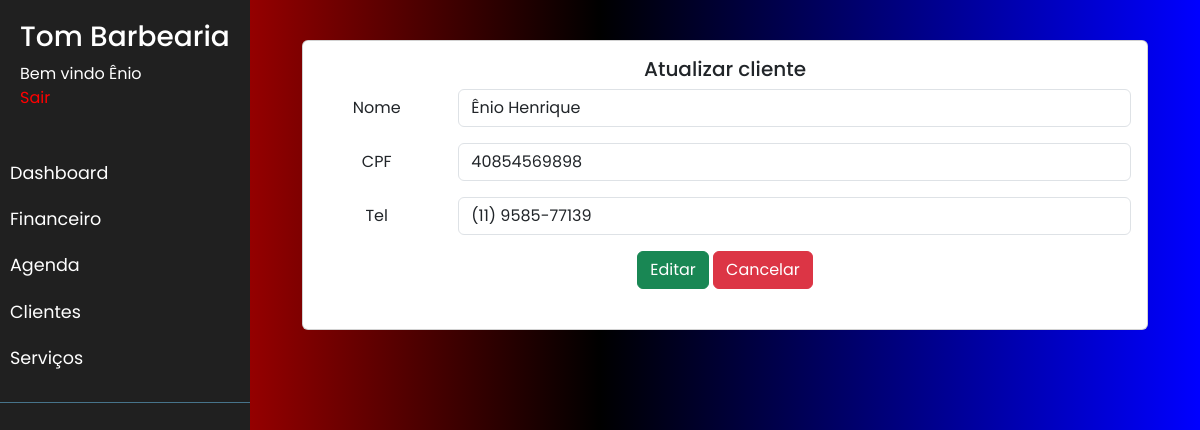
/atualizarCliente/1 (signed in), run on the app's committed database.
### app/models.py (models this page shows, shortened)
class User(db.Model, UserMixin):
    __tablename__= 'usuario'
    id = db.Column(db.Integer, primary_key =True, autoincrement = True)
    nome = db.Column(db.String, nullable = False)
    telefone = db.Column(db.String, nullable = False)
    usuario = db.Column(db.String, nullable = False , unique=True)
    senha = db.Column(db.String, nullable = False)

class Clientes(db.Model, UserMixin):
    __tablename__= 'clientes'
    id_cliente = db.Column(db.Integer, primary_key =True, autoincrement = True)
    nome = db.Column(db.String, nullable = False)
    cpf = db.Column(db.String, nullable = False)
    telefone = db.Column(db.String, nullable = False)

### main.py (the view, shortened to what this page needs)
@app.route("/atualizarCliente/<int:id>", methods=['GET', 'POST'])
def atualizarCliente(id):
    cliente = cliente = Clientes.query.filter_by(id_cliente=id).first()
    erro = ""
    return render_template("atualizarCliente.html", cliente = cliente, erro=erro)

### app/models.py (called while the page is built)
@login_manager.user_loader
def get_user(user_id):
    return User.query.filter_by(id=user_id).first()

### app/templates/atualizarCliente.html (shortened to what this page needs)
<!DOCTYPE html>
<html>
<head>
    <link rel= "stylesheet" type= "text/css" href= "{{ url_for('static',filename='estilo.css') }}">
    <link rel="stylesheet" type="text/css" href="{{ url_for('static',filename='node_modules/bootstrap/dist/css/bootstrap.css') }}">
    <link rel="stylesheet" type="text/css" href="{{ url_for('static',filename='sidemenu.css') }}">
</head>
<body>
{% if current_user.is_authenticated %}
  </head>
  <body>
    <div class="wrapper">
        <nav id="sidebar">
            <div class="sidebar-header">
                <h3>Tom Barbearia</h3>
                <a>Bem vindo {{ current_user.nome }}</a>
                <br>
                <a style ="color:red" href = "{{ url_for('logout') }} ">Sair</a>
            </div>
            <ul class="list-unstyled components">
                <li>
                  <a href="{{ url_for('home') }}">Dashboard</a>
                </li>
                <li>
                    <a href="{{ url_for('financeiro') }}">Financeiro</a>
                </li>
                <li>
                    <a href="{{ url_for('agenda') }}">Agenda</a>
                </li>
                <li>
                    <a href="{{ url_for('clientes') }}">Clientes</a>
                </li>
                <li>
                    <a href="{{ url_for('servicos') }}">Serviços</a>
                </li>
            </ul>
        </nav>
        <div id="content">
        <div id="content">
            <div class="container-fluid">
                <div class="row">
                  <div class="col-sm-12">
                    <div class="card text-center">
                      <div class="card-body">
                        <h5 class="card-title">Atualizar cliente</h5>
                        <form action = "" method = "post">
                          <div class="row mb-3">
                            <label for="nome" class="col-sm-2 col-form-label">Nome</label>
                            <div class="col-sm-10">
                              <input type="text" class="form-control" name ="nome_cliente" id="nome_cliente" value = "{{ cliente.nome }}">
                            </div>
                          </div>
                          <div class="row mb-3">
                            <label for="cpf" class="col-sm-2 col-form-label">CPF</label>
                            <div class="col-sm-10">
                              <input type="text" class="form-control " name ="cpf_cliente" id="cpf_cliente" value = "{{ cliente.cpf }}">
                            </div>
                          </div>
                          <div class="row mb-3">
                              <label for="telefone" class="col-sm-2 col-form-label">Tel</label>
                              <div class="col-sm-10">
                                <input type="text" class="form-control telefone" name = "telefone_cliente" id="telefone_cliente" value = "{{ cliente.telefone }}">
                              </div>
                            </div>
                            <button type="submit" class="btn btn-success" id="btnEditarCliente" value ="btnEditarServico">Editar</button>
                            <a href="{{url_for('clientes')}}"><button type="button" class="btn btn-danger">Cancelar</button></a><br><br>
                        </form>
                      </div>
                    </div>
                  </div>
                </div>
              </div><br>
            </div>
        {% else %}
            <div>
                <h1>Visitante</h1>
                <p>Bem Vindo, faça login para poder acessar o menu.</p>
                <a href="{{ url_for('login') }}"><button class="btn btn-dark" type="button" value ="login">Login</button></a>
            </div>
        {% endif %}
        <link rel= "stylesheet" type= "text/css" href= "{{ url_for('static',filename='estilo.css') }}">
        <link rel="stylesheet" type="text/css" href="{{ url_for('static',filename='node_modules/bootstrap/dist/css/bootstrap.css') }}">
        <link rel="stylesheet" type="text/css" href="{{ url_for('static',filename='sidemenu.css') }}">
  </body>
</html>

### app/static/estilo.css (style rules this page uses)
body { background-image: linear-gradient(to right, red, black, blue); font-family: sans-serif; }

### app/static/sidemenu.css (style rules this page uses)
body { font-family: 'Poppins', sans-serif; background-image: linear-gradient(to right, red, black, blue) }
a, a:hover, a:focus { color: inherit; text-decoration: none; transition: all 0.3s; }
.wrapper { display: flex; width: 100%; align-items: stretch; }
#sidebar { min-width: 250px; max-width: 250px; background: #202020; color: #fff; transition: all 0.3s; }
#sidebar .sidebar-header { padding: 20px; background: #202020; }
#sidebar ul.components { padding: 20px 0; border-bottom: 1px solid #47748b; }
#sidebar ul li a { padding: 10px; font-size: 1.1em; display: block; }
#content { width: 100%; padding: 20px; min-height: 100vh; transition: all 0.3s; }

### data on the page
User: nome "Ênio"
Clientes: nome_cliente "Ênio Henrique", cpf_cliente "40854569898", telefone_cliente "(11) 9585-77139"
